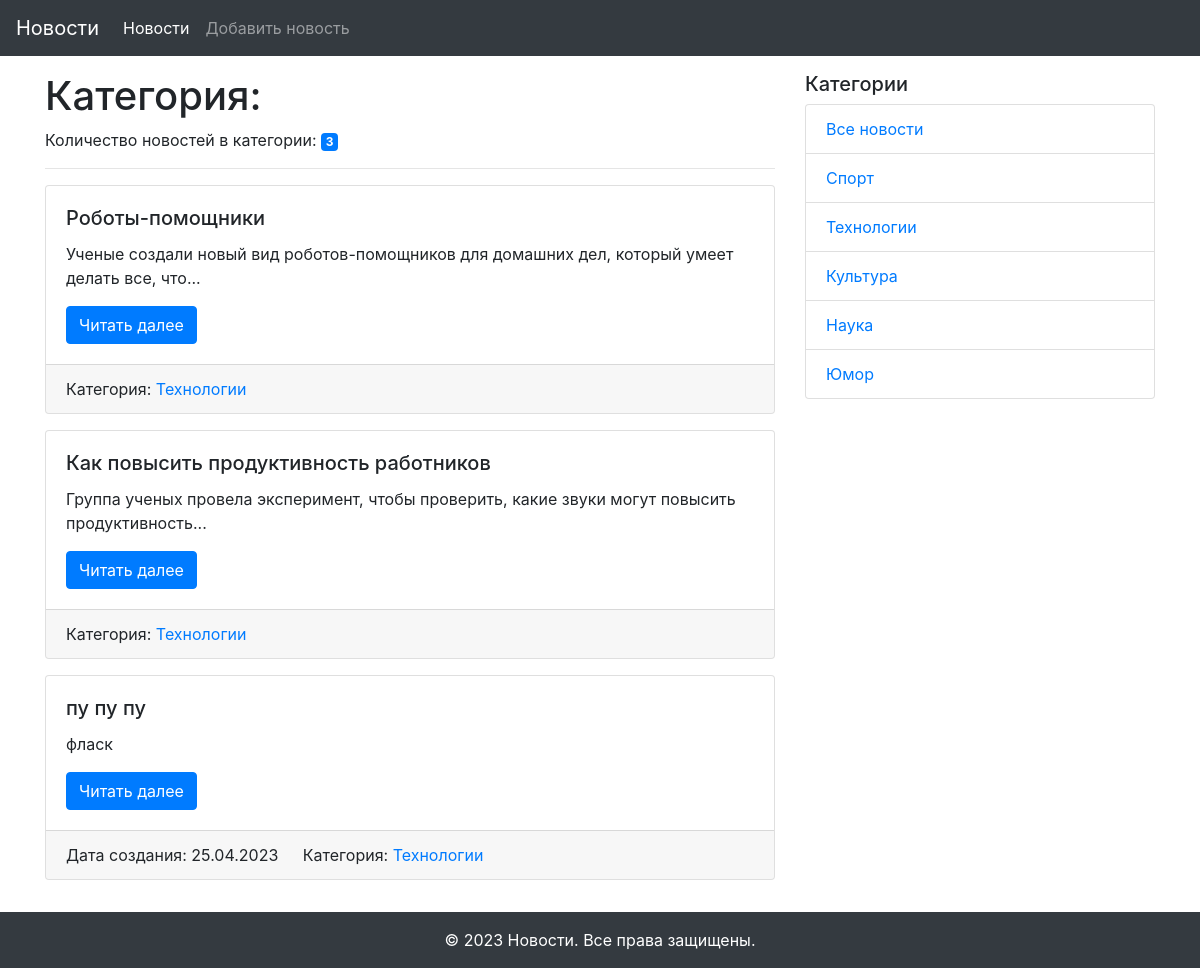
Page /category/2 on the committed database.
### modules.py (models this page shows, shortened)
class News(db.Model):
    id = db.Column(db.Integer, primary_key=True)
    title = db.Column(db.String(255), unique=True, nullable=False)
    text = db.Column(db.Text, nullable=False)
    created_date = db.Column(db.DateTime, default=datetime.utcnow)
    category_id = db.Column(db.Integer, db.ForeignKey("category.id"), nullable=True)
    category = db.relationship("Category", back_populates="news")

class Category(db.Model):
    id = db.Column(db.Integer, primary_key=True)
    title = db.Column(db.String(255), unique=True, nullable=False)
    news = db.relationship("News", back_populates="category")

### views.py (the view)
@app.route("/category/<int:id>")
def news_category(id):
    category = Category.query.get(id)
    news = category.news
    category_name = category.title
    categories = Category.query.all()
    return render_template("category.html",
                           news=news,
                           categories=categories,
                           categories_name=category_name)

### templates/category.html (shortened to what this page needs)
{% extends "base.html" %}
{% block content %}
  <h1>Категория: {{ category_name }}</h1>
  <p>Количество новостей в категории: <span class="badge badge-primary">{{ news|length }}</span></p>
  <hr>
  {% for news in news %}
  <div class="card mb-3">
    <div class="card-body">
      <h5 class="card-title">{{ news.title }}</h5>
      <p class="card-text">{{ news.text|truncate(100) }}</p>
      <a href="{{ url_for('news_detail', id=news.id) }}" class="btn btn-primary">Читать далее</a>
    </div>
    <div class="card-footer">
      {% if news.created_date %}
        <span class="card-link">Дата создания: {{ news.created_date.strftime('%d.%m.%Y') }}</span>
      {% endif %}
      {% if news.category %}
        <span class="card-link">Категория: <a href="{{ url_for('news_category', id=news.category.id) }}">{{ news.category.title }}</a></span>
      {% endif %}
    </div>
  </div>
  {% else %}
  <p class="card-text">Новостей пока нет!</p>
  {% endfor %}
{% endblock content %}

### templates/base.html (shortened to what this page needs)
<!DOCTYPE html>
<html lang="ru">
<head>
  <link rel="stylesheet" href="{{ url_for('static', filename='css/bootstrap.min.css') }}">
</head>
<body>
  <div id="wrapper">
    {% include "navigation.html" %}
    <div class="container my-3">
      <div class="row">
        <div class="col-md-8">
          {% block content %}{% endblock content %}
        </div>
        {% include "side_navigation.html" %}
      </div>
    </div>
    {% include "footer.html" %}
  </div>
</body>
</html>

### templates/navigation.html (shortened to what this page needs)
<nav class="navbar navbar-expand-md navbar-dark bg-dark">
  <a class="navbar-brand" href="{{ url_for('index') }}">Новости</a>
  <div class="collapse navbar-collapse" id="navbarNav">
    <ul class="navbar-nav">
      <li class="nav-item active">
        <a class="nav-link" href="{{ url_for('index') }}">Новости</a>
      </li>
      <li class="nav-item">
        <a class="nav-link" href="{{ url_for('add_news') }}">Добавить новость</a>
      </li>
    </ul>
  </div>
</nav>

### templates/side_navigation.html
<div class="col-md-4">
  <h5>Категории</h5>
  <ul class="list-group">
    <li class="list-group-item"><a href="{{ url_for("index") }}">Все новости</a></li>
      {% for category in categories %}
        <li class="list-group-item"><a href="{{ url_for("news_category", id=category.id) }}">{{ category.title }}</a></li>
      {% endfor %}
  </ul>
</div>

### templates/footer.html
<footer id="footer" class="bg-dark text-white text-center py-3">
  &copy; 2023 Новости. Все права защищены.
</footer>

### rows in the picture
News: title "Роботы-помощники", text "Ученые создали новый вид роботов-помощников для домашних дел, который умеет делать все, что...", category "Технологии"
News: title "Как повысить продуктивность работников", text "Группа ученых провела эксперимент, чтобы проверить, какие звуки могут повысить продуктивность...", category "Технологии"
News: title "пу пу пу", text "фласк", created_date "25.04.2023", category "Технологии"
Category: title "Спорт"
Category: title "Технологии"
Category: title "Культура"
Category: title "Наука"
Category: title "Юмор"

### other values in the picture
{{ news|length }} "3"
